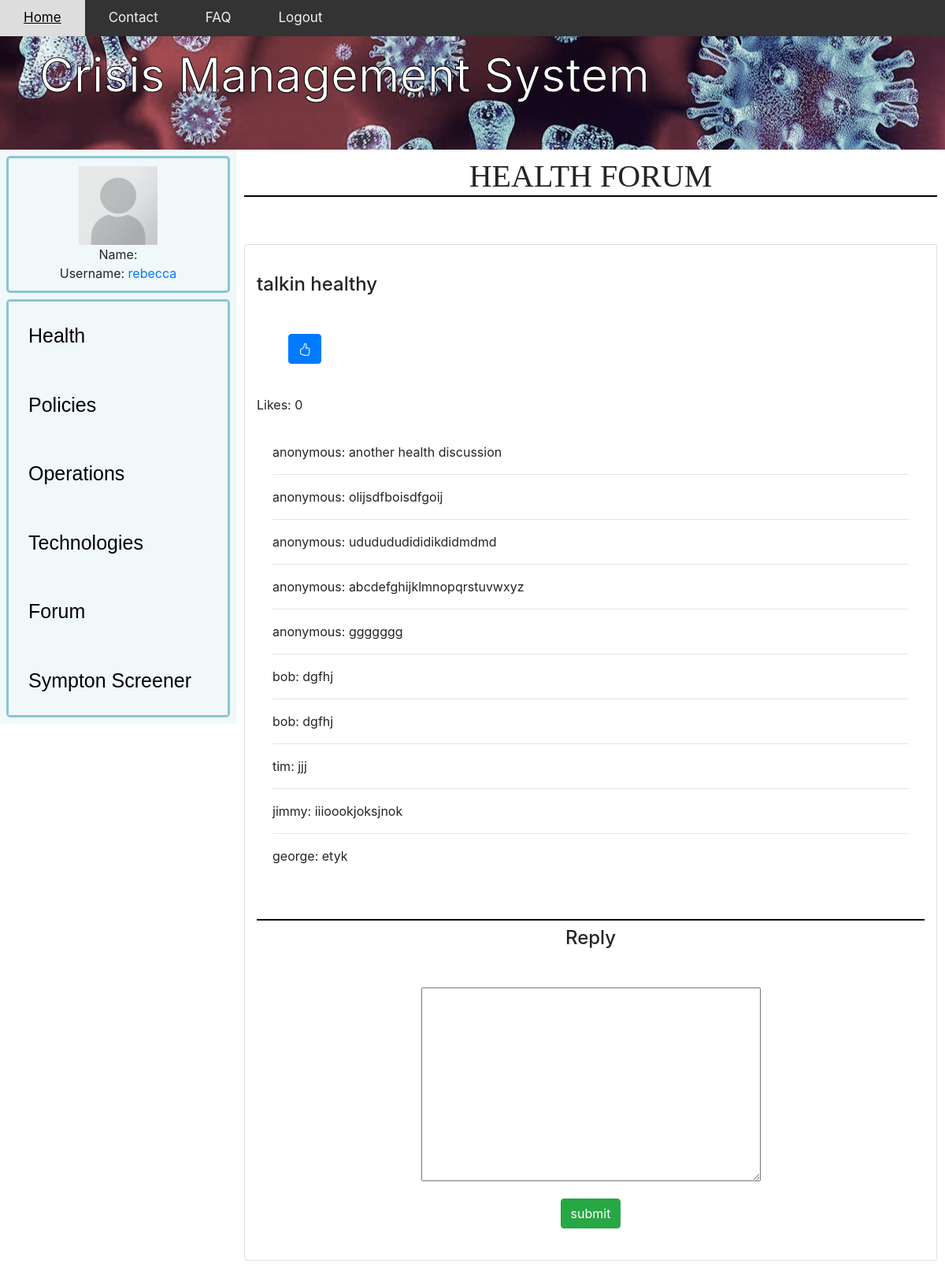
Screenshot of /forumMain/Health/talkin healthy/ (signed in) with the database file from the repository.
### app/models.py (models this page shows, shortened)
class forum(models.Model):
    name=models.CharField(max_length=200,default="anonymous" )
    topic= models.CharField(max_length=300, unique=True)
    section = models.CharField(max_length=12)
    description = models.CharField(max_length=1000,blank=True)
    date_created=models.DateTimeField(auto_now_add=True,null=True)
    likeCount = models.IntegerField(default=0)
    dislikeCount = models.IntegerField(default=0)
    forumLikes = models.ManyToManyField(User, related_name='forum')
    def totalLikes(self):
        return self.forumLikes.count()

class Discussion(models.Model):
    forum = models.ForeignKey(forum,blank=True,on_delete=models.CASCADE)
    discuss = models.CharField(max_length=1000)
    name=models.CharField(max_length=200,default="anonymous" )

### app/views.py (the view, shortened to what this page needs)
# urls.py: path('forumMain/<forumName>/<forumTopic>/', forumDiscussion, name='forumDiscussion'),
@login_required
def forumDiscussion(request, forumName, forumTopic):
    myForum=forum.objects.get(section=forumName, topic=forumTopic)
    discussions=[]
    discussions.append(myForum.discussion_set.all())
    form = CreateInDiscussion()
    totalLikes = myForum.totalLikes()
    liked = False
    if myForum.forumLikes.filter(id=request.user.id).exists():
        liked = True
    context={'forum' : myForum,
            'discussions' : discussions,
            'form' : form,
            'forumName' : forumName,
            'forumTopic' : forumTopic,
            'totalLikes' : totalLikes,
            'liked' : liked,
            }
    return render(request, 'forumDiscussion.html', context)

### app/forms.py
class CreateInDiscussion(ModelForm):
    class Meta:
        model= Discussion
        fields = ["discuss"]
        widgets = {
            'discuss' : Textarea(attrs={'cols': 40, 'rows': 10}),
        }
        labels = {
            'discuss' : _('')
        }

### app/templates/forumDiscussion.html (shortened to what this page needs)
{% extends "app/base2.html" %}
{% load static %}
{% block content %}
<!DOCTYPE html>
<html lang="en">
<head>
    <body>
		<h1>{{forum.section}} Forum</h1>
	</body>
    <link rel="stylesheet" href="https://stackpath.bootstrapcdn.com/bootstrap/4.5.0/css/bootstrap.min.css"0>
</head>
<body>
            <div class="card-columns" style="padding: 10px; margin: 20px;"></div>
            <div class="card box container">
                <br>
                <h6 class="card-title">
                    <h4>{{forum.topic}}</h4>
                    <form style="margin: 0"  action="{% url 'like_post' forum.topic %}" method="POST">
                        {% if liked %}
                            <button type="submit", name="post_id", value="{{forum.topic}}", class="btn btn-danger"><svg xmlns="http://www.w3.org/2000/svg" width="16" height="16" fill="currentColor" class="bi bi-hand-thumbs-down" viewBox="0 0 16 16"><path d="M8.864 15.674c-.956.24-1.843-.484-1.908-1.42-.072-1.05-.23-2.015-.428-2.59-.125-.36-.479-1.012-1.04-1.638-.557-.624-1.282-1.179-2.131-1.41C2.685 8.432 2 7.85 2 7V3c0-.845.682-1.464 1.448-1.546 1.07-.113 1.564-.415 2.068-.723l.048-.029c.272-.166.578-.349.97-.484C6.931.08 7.395 0 8 0h3.5c.937 0 1.599.478 1.934 1.064.164.287.254.607.254.913 0 .152-.023.312-.077.464.201.262.38.577.488.9.11.33.172.762.004 1.15.069.13.12.268.159.403.077.27.113.567.113.856 0 .289-.036.586-.113.856-.035.12-.08.244-.138.363.394.571.418 1.2.234 1.733-.206.592-.682 1.1-1.2 1.272-.847.283-1.803.276-2.516.211a9.877 9.877 0 0 1-.443-.05 9.364 9.364 0 0 1-.062 4.51c-.138.508-.55.848-1.012.964l-.261.065zM11.5 1H8c-.51 0-.863.068-1.14.163-.281.097-.506.229-.776.393l-.04.025c-.555.338-1.198.73-2.49.868-.333.035-.554.29-.554.55V7c0 .255.226.543.62.65 1.095.3 1.977.997 2.614 1.709.635.71 1.064 1.475 1.238 1.977.243.7.407 1.768.482 2.85.025.362.36.595.667.518l.262-.065c.16-.04.258-.144.288-.255a8.34 8.34 0 0 0-.145-4.726.5.5 0 0 1 .595-.643h.003l.014.004.058.013a8.912 8.912 0 0 0 1.036.157c.663.06 1.457.054 2.11-.163.175-.059.45-.301.57-.651.107-.308.087-.67-.266-1.021L12.793 7l.353-.354c.043-.042.105-.14.154-.315.048-.167.075-.37.075-.581 0-.211-.027-.414-.075-.581-.05-.174-.111-.273-.154-.315l-.353-.354.353-.354c.047-.047.109-.176.005-.488a2.224 2.224 0 0 0-.505-.804l-.353-.354.353-.354c.006-.005.041-.05.041-.17a.866.866 0 0 0-.121-.415C12.4 1.272 12.063 1 11.5 1z"/></svg></button>
                        {% else %}
                            <button type="submit", name="post_id", value="{{forum.topic}}", class="btn btn-primary"></button>
                        {% endif %}
                    </form>
                    <p>Likes: {{totalLikes}}</p>
                    <div class="card-body container">
                            <p>{{forum.name}}: {{forum.description}}</p>
                        </h6>
                        {%for discuss in discussions%}
                        {%for objs in discuss%}
                            <hr>
                        {% if objs.forum == forum %}
                        {{objs.name}}: {{objs.discuss}}
                           <br>
                        {% endif %}
                        {%endfor%}
                        {%endfor%}
                    </div>
                    <head>
                        <body>
                            <h1><br></h1>
                            <h4 ><center>Reply</center></h4>
                        </body>
                        <link rel="stylesheet" href="https://stackpath.bootstrapcdn.com/bootstrap/4.5.0/css/bootstrap.min.css"0>
                    </head>
                    <form action="{{request.path }}" method="POST" style="text-align: center;">
                        {{form.as_p}}
                        <input type="submit" class="btn btn-success" value="submit" >
                    </form>
            </div>
            <br>
            </div>
</body>
</html>
{%endblock%}

### app/templates/app/base2.html (shortened to what this page needs)
{% load static %}
<!DOCTYPE html>
<html>
	<head>
		<link rel="stylesheet" type="text/css" href="{% static 'css/main.css'%}">
	</head>
    <body>
        <div class="topnav" >
            <a class="active" href="#home" onclick="location.href='/'">Home</a>
            <a href="#contact" onclick="location.href='/contact'">Contact</a>
            <a href="#faq" onclick="location.href='/faq'">FAQ</a>
            {% if request.user.is_authenticated %}
            <a href="{% url 'logout' %}">Logout</a>
            {% else %}
            <a href="#Login" onclick="location.href='/accounts/login'">Login</a>
            {% endif %}
        </div>
        <header>Crisis Management System</header>
        <div class="homecolumn left" >
            <div class="homerow top" >
                <section>
                    {% if user.is_authenticated %}
                        <img src="{% static 'app/images/blank.png' %}" width="100" height="100">
                        <br>Name: {{ user.get_full_name }}
                        <br>Username: <a href="/userDiscussions/">{{ user.username }}</a>
                    {% else %}
                        <button onclick="location.href='/accounts/login'" class="button button1">Login</button>
                    {% endif %}
                </section>
            </div>
            <div class="homerow bottom" >
                <button onclick="location.href='/health'" class="homebutton">
                    Health</button>
                <button onclick="location.href='/policies'" class="homebutton">
                    Policies</button>
                <button onclick="location.href='/operation'" class="homebutton">
                    Operations</button>
                <button onclick="location.href='/technologies'" class="homebutton">
                    Technologies</button>
                <button onclick="location.href='/forumMain'" class="homebutton">
                    Forum</button>
                <button onclick="location.href='/screener'" class="homebutton">
                    Sympton Screener</button>
            </div>
        </div>
        <div class="homecolumn right">
            <div class="homerow full">
                {% block content %}{% endblock %}
    </body>
</html>

### app/static/css/main.css (style rules this page uses)
.topnav { background-color: #333; overflow: hidden; position: fixed; width: 100%; z-index: 1; }
.topnav a { float: left; color: #f2f2f2; text-align: center; padding: 10px 30px; text-decoration: none; font-size: 17px; }
h1 { font-size: 32px; text-align: center; font-family: serif; font-weight: bold; text-transform: uppercase; }
h1:after { content:' '; display:block; border: 1px solid black; }
body { margin: 0; padding: 0; }
.homebutton { border: none; color: black; padding: 25px; text-align: left; font-size: 25px; font-family: 'Trebuchet MS', sans-serif; cursor: pointer; display: block; width: 100%; background-color: #f0f8fa; }
header { -webkit-text-stroke-width: 1px; -webkit-text-stroke-color: black; background-image: url("covid.jpg"); overflow: hidden; margin-left: auto; margin-right: auto; background-position: center; background-repeat: no-repeat; padding: 50px; color: white; font-size: 60px; }
.homerow { float: top; }
.top { height: 25%; border: 3px solid #8cc5d4; border-radius: 5px; text-align: center; margin: 8px; padding: 10px }
.bottom { height: 75%; border: 3px solid #8cc5d4; border-radius: 5px; margin: 8px; }
.full { height: 100%; margin: 10px; }
.homecolumn { float: left; border: 10px; }
.left { width: 25%; background: #f0f8fa; }
.right { width: 75%; }

### app/templates/forumDiscussion.html (style rules this page uses)
.box { border: 2px solid black; margin: 0 auto; }
form { margin: 0 auto; padding: 40px; width: fit-content; }

### rows the page displays
forum: section "HEALTH", topic "talkin healthy", name "anonymous", description "another health discussion"
Discussion: name "anonymous", discuss "olijsdfboisdfgoij"
Discussion: name "anonymous", discuss "ududududididikdidmdmd"
Discussion: name "anonymous", discuss "abcdefghijklmnopqrstuvwxyz"
Discussion: name "anonymous", discuss "ggggggg"
Discussion: name "bob", discuss "dgfhj"
Discussion: name "bob", discuss "dgfhj"
Discussion: name "tim", discuss "jjj"
Discussion: name "jimmy", discuss "iiioookjoksjnok"
Discussion: name "george", discuss "etyk"

### other values shown
{{ user.username }} "rebecca"
{{ totalLikes }} "0"
